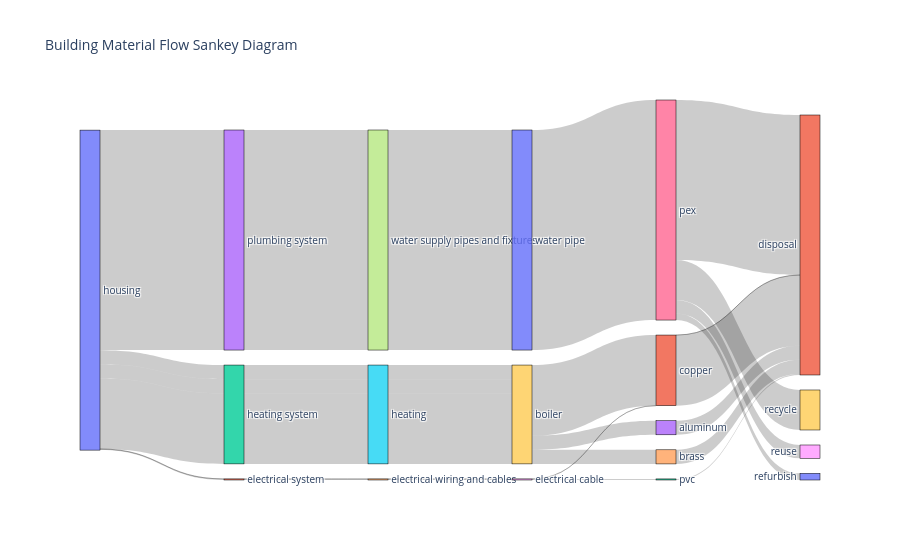

Notebook cell for this chart:
### Code cell
import pandas as pd
import plotly.graph_objects as go

# df = pd.DataFrame(data)
# df = df_final
# rename column
df.rename(columns={'year of construction of the building yyyy': 'year_of_construction'}, inplace=True)
# add _ to column names
df.columns = [col.replace(' ', '_') for col in df.columns]

# Define typical lifespans for components
component_lifespan = {
    'electrical cable': 30,
    'boiler': 20,
    'water pipe': 50,
    'air duct': 25,
    'radiator': 40,
    'heat pump': 15,
}

# Define percentage distributions based on component
component_distributions = {
    "electrical cable": {"reuse": 0.10, "recycle": 0.40, "refurbish": 0.10, "disposal": 0.40},
    "boiler": {"reuse": 0.05, "recycle": 0.50, "refurbish": 0.10, "disposal": 0.35},
    "water pipe": {"reuse": 0.20, "recycle": 0.30, "refurbish": 0.10, "disposal": 0.40},
    "air duct": {"reuse": 0.15, "recycle": 0.45, "refurbish": 0.15, "disposal": 0.25},
    "radiator": {"reuse": 0.05, "recycle": 0.25, "refurbish": 0.05, "disposal": 0.65},
    "heat pump": {"reuse": 0.05, "recycle": 0.55, "refurbish": 0.15, "disposal": 0.25},
}

# Define percentage distributions based on material
material_distributions = {
    "copper": {"reuse": 0.20, "recycle": 0.50, "refurbish": 0.10, "disposal": 0.20},
    "pvc": {"reuse": 0.10, "recycle": 0.40, "refurbish": 0.10, "disposal": 0.40},
    "aluminum": {"reuse": 0.15, "recycle": 0.60, "refurbish": 0.10, "disposal": 0.15},
    "brass": {"reuse": 0.25, "recycle": 0.50, "refurbish": 0.10, "disposal": 0.15},
    "zinc coating": {"reuse": 0.10, "recycle": 0.30, "refurbish": 0.10, "disposal": 0.50},
    "pex": {"reuse": 0.10, "recycle": 0.20, "refurbish": 0.10, "disposal": 0.60},
    "steel": {"reuse": 0.15, "recycle": 0.50, "refurbish": 0.10, "disposal": 0.25},
}

# Current year
current_year = 2024

# Calculate age and determine post-use classification based on component and material
def classify_component(row):
    component = row['component']
    material = row['material']
    age = current_year - row['year_of_construction']
    lifespan = component_lifespan.get(component, 0)
    component_dist = component_distributions.get(component, {"reuse": 0, "recycle": 0, "refurbish": 0, "disposal": 0})
    material_dist = material_distributions.get(material, {"reuse": 0, "recycle": 0, "refurbish": 0, "disposal": 0})
    
    if age < lifespan:
        # Multiply component and material distributions
        reuse = component_dist['reuse'] * material_dist['reuse']
        recycle = component_dist['recycle'] * material_dist['recycle']
        refurbish = component_dist['refurbish'] * material_dist['refurbish']
        disposal = component_dist['disposal'] * material_dist['disposal']
        
        # Normalize to ensure the sum is 1
        total = reuse + recycle + refurbish + disposal
        if total > 0:
            row['reuse'] = reuse / total
            row['recycle'] = recycle / total
            row['refurbish'] = refurbish / total
            row['disposal'] = disposal / total
        else:
            row['reuse'] = 0
            row['recycle'] = 0
            row['refurbish'] = 0
            row['disposal'] = 1
    else:
        row['reuse'] = 0
        row['recycle'] = 0
        row['refurbish'] = 0
        row['disposal'] = 1
    
    return row

df = df.apply(classify_component, axis=1)

# Generate the reuse/recycle flows for each component and material
flows = []
for _, row in df.iterrows():
    material_weight = row['material_weight']
    for category in ['reuse', 'recycle', 'refurbish', 'disposal']:
        flow = row.copy()
        flow['category'] = category
        flow['weight'] = material_weight * row[category]
        flows.append(flow)

df_flows = pd.DataFrame(flows)

# Aggregate flows by building class, building system, sub system, component, material, and category
df_flows_aggregated = df_flows.groupby(['building_class', 'building_system', 'sub_system', 'component', 'material', 'category']).agg({'weight': 'sum'}).reset_index()

# Prepare the data for the Sankey diagram
# We need to create lists of unique labels for nodes and a way to map them to the source and target of links

# Create unique lists of labels
building_category = df['building_class'].unique().tolist()
building_system = df['building_system'].unique().tolist()
sub_system = df['sub_system'].unique().tolist()
component = df['component'].unique().tolist()
material = df['material'].unique().tolist()
categories = ['reuse', 'recycle', 'refurbish', 'disposal']

labels = building_category + building_system + sub_system + component + material + categories

# Create mappings from labels to indices
label_to_index = {label: index for index, label in enumerate(labels)}

# Create source and target lists for the Sankey diagram
source = []
target = []
value = []

# Mapping building category to building system
for _, row in df.iterrows():
    source.append(label_to_index[row['building_class']])
    target.append(label_to_index[row['building_system']])
    value.append(row['material_weight'])

# Mapping building system to sub system
for _, row in df.iterrows():
    source.append(label_to_index[row['building_system']])
    target.append(label_to_index[row['sub_system']])
    value.append(row['material_weight'])

# Mapping sub system to component
for _, row in df.iterrows():
    source.append(label_to_index[row['sub_system']])
    target.append(label_to_index[row['component']])
    value.append(row['material_weight'])

# Mapping component to material
for _, row in df.iterrows():
    source.append(label_to_index[row['component']])
    target.append(label_to_index[row['material']])
    value.append(row['material_weight'])

# Mapping material to categories
for _, row in df_flows_aggregated.iterrows():
    source.append(label_to_index[row['material']])
    target.append(label_to_index[row['category']])
    value.append(row['weight'])

# Create the Sankey diagram
fig = go.Figure(data=[go.Sankey(
    node=dict(
        pad=15,
        thickness=20,
        line=dict(color="black", width=0.5),
        label=labels,
    ),
    link=dict(
        source=source,
        target=target,
        value=value
    ))])

fig.update_layout(title_text="Building Material Flow Sankey Diagram", font_size=10)
fig.show()

### Figure 1 — Plotly figure (JSON) as saved in the notebook; plotly's stock layout.template omitted (floating-point values rounded to 4 significant figures)
{"data": [{"link": {"source": [0, 0, 0, 0, 0, 0, 0, 0, 0, 0, 1, 1, 2, 2, 2, 3, 3, 3, 3, 3, 4, 4, 5, 5, 5, 6, 7, 7, 7, 7, 8, 8, 9, 9, 9, 10, 10, 10, 10, 10, 11, 11, 11, 11, 12, 12, 12, 12, 13, 13, 13, 13, 14, 14, 14, 14, 11, 11, 11, 11, 15, 15, 15, 15, 11, 11, 11, 11, 16, 16, 16, 16, 17, 17, 17, 17, 15, 15, 15, 15], "target": [1, 1, 2, 2, 2, 3, 3, 3, 3, 3, 4, 4, 5, 5, 5, 6, 7, 7, 7, 7, 8, 8, 9, 9, 9, 10, 10, 10, 10, 10, 11, 12, 13, 14, 11, 15, 11, 16, 17, 15, 21, 19, 20, 18, 21, 19, 20, 18, 21, 19, 20, 18, 21, 19, 20, 18, 21, 19, 20, 18, 21, 19, 20, 18, 21, 19, 20, 18, 21, 19, 20, 18, 21, 19, 20, 18, 21, 19, 20, 18], "value": [0.002017, 0.07865, 1.03, 1.03, 5.15, 0, 0, 16.05, 0, 0, 0.002017, 0.07865, 1.03, 1.03, 5.15, 0, 0, 16.05, 0, 0, 0.002017, 0.07865, 1.03, 1.03, 5.15, 0, 0, 16.05, 0, 0, 0.002017, 0.07865, 1.03, 1.03, 5.15, 0, 0, 16.05, 0, 0, 0.002017, 0, 0, 0, 0.07865, 0, 0, 0, 1.03, 0, 0, 0, 1.03, 0, 0, 0, 5.15, 0, 0, 0, 0, 0, 0, 0, 0, 0, 0, 0, 11.67, 2.918, 0.4864, 0.9728, 0, 0, 0, 0, 0, 0, 0, 0]}, "node": {"label": ["housing", "electrical system", "heating system", "plumbing system", "electrical wiring and cables", "heating", "drainage and waste pipes", "water supply pipes and fixtures", "electrical cable", "boiler", "water pipe", "copper", "pvc", "aluminum", "brass", "zinc coating", "pex", "steel", "reuse", "recycle", "refurbish", "disposal"], "line": {"color": "black", "width": 0.5}, "pad": 15, "thickness": 20}, "type": "sankey"}], "layout": {"font": {"size": 10}, "title": {"text": "Building Material Flow Sankey Diagram"}}}
